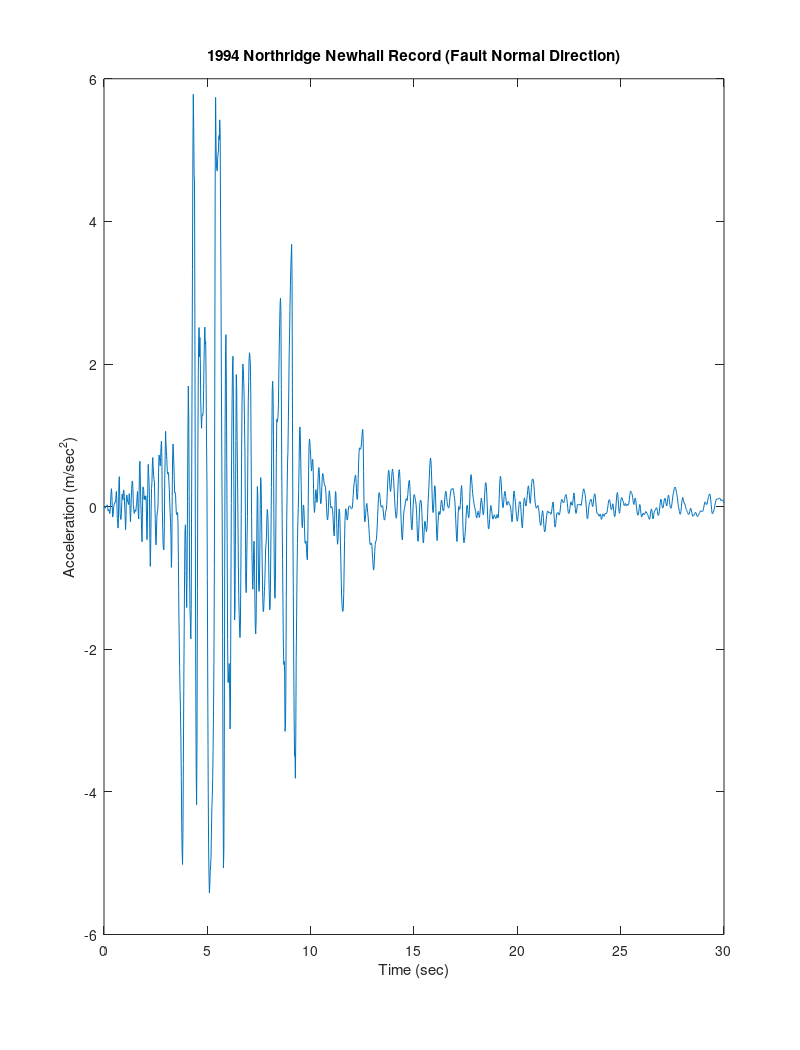

Here is the MATLAB script that generated this plot: (Note: this script raises an error after producing the figure.)
close all; clear all;
orient tall
data_fn=load('newhall_360.dat');
g=9.81;    % gravity

dt=0.02;    % time increment
t_end=30;  %end time (sec) for plotting
[m,n]=size(data_fn);
k=1;
for i=1:m
for j=1:n
   Ag(k)=data_fn(i,j)/100;   %change units from cm/s^2 to m/s^2
   Time(k)=dt*(k-1);
   k=k+1;
end
end

N=t_end/dt+1;
plot(Time(1:N),Ag(1:N))   
xlabel('Time (sec)')
ylabel('Acceleration (m/sec^2)')
title('1994 Northridge Newhall Record (Fault Normal Direction)')

%% Problem 1

zeta = 0.134; %damping ratio
wo = 3.686; %natural frequency 
uo = 0.2975; %relative displacement
dominate_frequency = 3.3; %dominate frequency 


ug2dot = Ag;

odefunc = @(t,y) motionDOF(t, y, wo, zeta, ug2dot, Time);

[t, output] = ode23(odefunc, [dt, t_end], [0,0]);

time_span = dt:dt:t_end;
for i = 1:length(time_span)
    u(i,1) = interp1(t,output(:,1),time_span(i));
    udot(i,1) = interp1(t, output(:,2), time_span(i));
end

u2dot = -wo^2 .* u - 2*wo*zeta .*u; 

[a_duhamel, v_duhamel, u_duhamel] = duhamel(wo, zeta, Time, ug2dot,dt);

total_duhamel = [0,a_duhamel,0] + Ag;

figure
plot(time_span, u)
hold on 
plot(time_span , u_duhamel(1:N-1))
xlabel('Time')
ylabel('Displacement - m')
title('Displacement Time History')
legend('ODE', 'Duhamel')
saveas(gcf, 'duhamel_dis.png')

figure
plot(time_span , u2dot)
hold on 
plot(time_span, total_duhamel(1:N-1))
xlabel('Time')
ylabel('Acceleration - m/s^2')
title('Acceleration Time History')
legend('ODE', 'Duhamel')
saveas(gcf, 'acc_dis.png')

%% Problem 2b
ke = 10*0.92 * 10^6; 
kp = ke/10; 
Dy = 10/1000;
gamma = 0.5; 
beta = 0.5; 
alpha = kp/ke; 
uo = 225/1000; 
Q = Dy * (ke - kp);
w1 = pi; 
n = 5; 

odefunc1 = @(t,y) motion1DOF(t, y, n, Dy, beta, gamma, uo, w1);

[t, output] = ode23(odefunc1, [dt, t_end], 0);

ut = uo * sin(w1.*t);

% %interpolate for time step for the displacement
% figure
% plot(t,ut)
% 
% for i = 1:length(time_span)
%     ut2(i,1) = interp1(t,ut,time_span(i));
% end

z = output(:,1); 

P1 = alpha*ke*ut + (1-alpha)*ke*Dy*z;

figure
plot(ut, P1)
xlabel('Displacement')
ylabel('Force (N)')
title('Force-Displacement Loop of the Harmonic Time History')
saveas(gcf, 'harmonic_loop.png')

%% Problem 2c

M = 50960*10^3;
nb = 300; 
T_end = 30;
ke1 = nb*ke; 

odefunc2 = @(t,y) motion2DOF(t, y, n, Dy, Time, beta, gamma, alpha, ke1, M, ug2dot);

[t, output] = ode23(odefunc2, [dt, T_end], [0,0,0]);

figure
plot(t, output(:,1))
z = output(:,3); 

P2 = alpha*ke*output(:,1) + (1-alpha)*ke*Dy*z;

figure
plot(output(:,1), P2)
xlabel('Displacement')
ylabel('Force (N)')
title('Force-Displacement Loop of the earthquake')
saveas(gcf, 'earthquake_loop.png')

figure
ut1 = output(:,1); 
plot(Time(1:N), ut1(1:N))
xlabel('time')
ylabel('Displacement')
title('Displacement Time History')
saveas(gcf, 'ddis_loop.png')

%% Problem 2d
Po = max(P1);

A_index = convhull(ut,P1); 

wd = polyarea(ut(A_index), P1(A_index));

k2 = wd/ (pi * uo^2);
k1 = sqrt((Po/uo)^2 - k2^2);
beff = wd / (2*pi*(uo^2) *k1);
w2 = sqrt(nb*k1/M);
zeta1 = beff * w2/w1;

[a_duhamel1, v_duhamel1, u_duhamel1] = duhamel(w2, zeta1, Time, ug2dot,dt);

for i = 1:length(time_span)
    ut2(i,1) = interp1(t,output(:,1) ,time_span(i));
end

figure
plot(time_span, ut2)
hold on 
plot(time_span , u_duhamel1(1:N-1))
xlabel('Time')
ylabel('Displacement - m')
legend('Non-linear Response' , 'Equivalent linear analysis')
title('Non-linear Displacement Time History')
saveas(gcf, 'equivalent_linear.png')